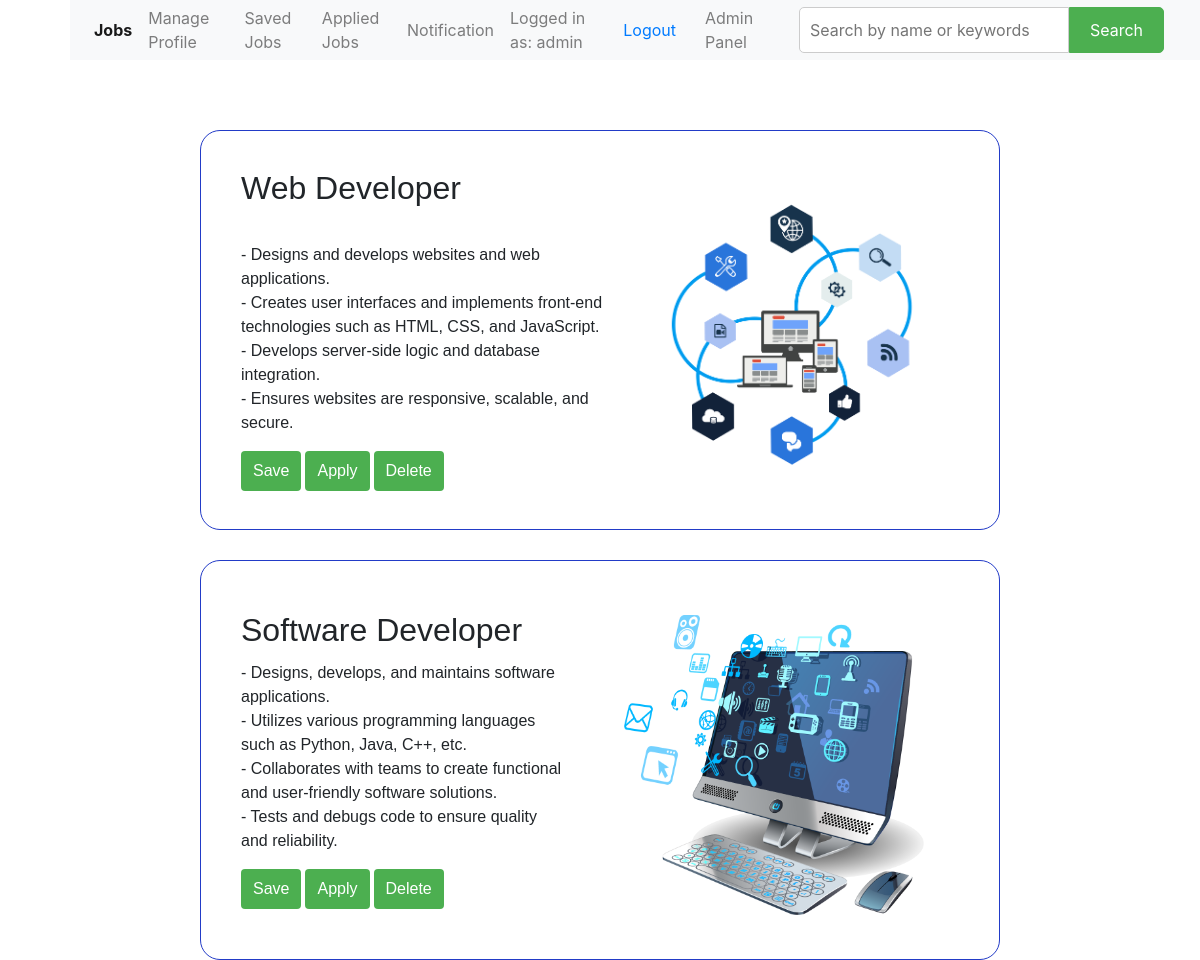
The app's page / (signed in) with its own data.
### maincode/models.py (models this page shows, shortened)
class Job(models.Model):
    job_title = models.CharField(max_length=100)
    job_description = models.TextField()
    photo = models.ImageField(upload_to='job_photos/', null=True, blank=True)

### maincode/views.py (the view)
# urls.py: 2. Add a URL to urlpatterns:  path('', views.home, name='home')
def home(request):
    if request.user.is_authenticated:
        data = Job.objects.all().order_by('-id')
        return render(request, 'base/home.html', {'data': data})
    else:
        return redirect('login')

### templates/base/home.html (shortened to what this page needs)
{% extends '../base/base.html' %}
{% block content %}
{% if querydata %}
<div class="feed-container">
  {% for job in data %}
  <div class="card">
    <div class="card-content">
      <h2 class="card-title">{{ job.job_title }}</h2>
      <h2>{{ job.job_id }}</h2>
      <p class="card-description">{{ job.job_description }}</p>
      <div class="button-container">
        {% if user.is_authenticated %}
        <form method="post" action="{% url 'savehome_submit' job.id %}">
          {% csrf_token %}
          <button type="submit" class="save-btn">Save</button>
        </form>
        <form method="post" action="{% url 'applyportal_home_data' job.id %}">
          {% csrf_token %}
          <button type="submit" class="apply-btn">Apply
          </button>
        </form>
        {% endif %}
        {% if user.is_superuser %}
        <form method="post" action="{% url 'delete_home_data' job.id %}">
          {% csrf_token %}
          <button type="submit" class="delete-btn">Delete</button>
        </form>
        {% endif %}
      </div>
    </div>
    <div class="card-image-container">
      {% if job.photo %}
      <img class="card-image" src="{{ job.photo.url }}" alt="{{ job.job_title }}">
      {% else %}
      <p>No Photo Available</p>
      {% endif %}
    </div>
  </div>
  {% endfor %}
</div>
{% else %}
<div class="feed-container">
  {% for job in data %}
  <div class="card">
    <div class="card-content">
      <h2 class="card-title">{{ job.job_title }}</h2>
      <p class="card-description">{{ job.job_description }}</p>
      <div class="button-container">
        {% if user.is_authenticated %}
        <form method="post" action="{% url 'savehome_submit' job.id %}">
          <button type="submit" class="save-btn">Save</button>
        </form>
        <form method="post" action="{% url 'applyportal_home_data' job.id %}">
          <button type="submit" class="apply-btn">Apply
          </button>
        </form>
        {% endif %}
        {% if user.is_superuser %}
        <form method="post" action="{% url 'delete_home_data' job.id %}">
          <button type="submit" class="delete-btn">Delete</button>
        </form>
        {% endif %}
      </div>
    </div>
    <div class="card-image-container">
      {% if job.photo %}
      <img class="card-image" src="{{ job.photo.url }}" alt="{{ job.job_title }}">
      {% else %}
      <p>No Photo Available</p>
      {% endif %}
    </div>
  </div>
  {% endfor %}
</div>
{% endif %}
{% endblock %}

### templates/base/base.html (shortened to what this page needs)
<!DOCTYPE html>
<html lang="en">
<head>
  <link rel="stylesheet" href="https://stackpath.bootstrapcdn.com/bootstrap/4.5.2/css/bootstrap.min.css">
</head>
<body>
  {% block navbar %}
  <nav class="navbar navbar-expand-lg navbar-light bg-light fixed-top d-flex justify-content-between align-items-center"
    style="height: 60px; margin-left: 70px;">
    <div class="collapse navbar-collapse" id="navbarSupportedContent">
      <ul class="navbar-nav d-flex justify-content-center align-items-center">
        <li class="nav-item active">
          <a class="nav-link" href="{% url 'home' %}"><b>Jobs </b><span class="sr-only">(current)</span></a>
        </li>
        <li class="nav-item">
          <a class="nav-link" href="{% url 'manage_profile' %}">Manage Profile</a>
        </li>
        <li class="nav-item">
          <a class="nav-link" href="{% url 'save_home_data' %}">Saved Jobs</a>
        </li>
        <li class="nav-item">
          <a class="nav-link" href="{% url 'apply_home_data' %}">Applied Jobs</a>
        </li>
        <li class="nav-item">
          <a class="nav-link" href="{% url 'notificationpage' %}">Notification</a>
        </li>
        <li class="nav-item d-flex align-items-center">
          {% if user.is_authenticated %}
          <a class="nav-link" href="#">Logged in as: {{ user.username }}</a>
          <form class="nav-link" action="{% url 'logout' %}" method="post">
            <button type="submit" class="btn btn-link">Logout</button>
          </form>
          {% else %}
          <p class="nav-link">You are not logged in</p>
          <a href="{% url 'login' %}" class="nav-link">Log In</a>
          {% endif %}
        </li>
        <li class="nav-item">
          {% if user.is_superuser %}
          <a class="nav-link" href="{% url 'addjobs' %}">Admin Panel</a>
          {% endif %}
        </li>
        <li>
          <div style="padding: 20px;">
            <form method="post" action="{% url 'search_data' %}" style="display: flex;">
              <input type="text" name="text" placeholder="Search by name or keywords"
                style="flex: 1; padding: 10px; border: 1px solid #ccc; border-radius: 5px 0 0 5px;">
              <button type="submit"
                style="padding: 10px 20px; background-color: #4caf50; color: white; border: 1px solid #4caf50; border-radius: 0 5px 5px 0;">Search</button>
            </form>
          </div>
        </li>
      </ul>
    </div>
  </nav>
  {% endblock %}
  {% block content %}
  {% endblock %}
</body>
</html>

### templates/base/home.html (style rules this page uses)
.feed-container { display: flex; flex-direction: row; flex-wrap: wrap; border-color: #e30e0e; margin-left: 200px; margin-right: 200px; margin-top: 100px; }
.card { border-color: #223bc7; border-radius: 20px; display: flex; flex-direction: row; margin-top: 30px; align-items: center; height: 400px; width: 1300px; align-items: center; }
.card-content { padding-left: 40px; padding-right: 15px; font-family: Verdana, Geneva, Tahoma, sans-serif; font-size: medium; }
.card-title, .card-description { white-space: pre-line; }
.card-image-container { height: 250px; width: 700px; margin-right: 30px; margin-top: -30px; display: flex; margin-top: 10px; justify-content: center; align-items: center; }
.card-image { height: 300px; width: 300px; }
.button-container { display: flex; gap: 4px; }
.button-container button { background-color: #4CAF50; border: none; color: white; padding: 8px 12px; text-align: center; text-decoration: none; cursor: pointer; border-radius: 4px; transition: background-color 0.3s ease; }

### records on screen
Job: job_title "Web Developer", job_description "- Designs and develops websites and web applications. - Creates user interfaces and implements front-end technologies such as HTML, CSS, and JavaScript. - Develops server-side logic and database integration. - Ensures websites are responsive, scalable, and secure.", photo (picture)
Job: job_title "Software Developer", job_description "- Designs, develops, and maintains software applications. - Utilizes various programming languages such as Python, Java, C++, etc. - Collaborates with teams to create functional and user-friendly software solutions. - Tests and debugs code to ensure quality and reliability.", photo (picture)

### other values on screen
{{ user.username }} "admin"
